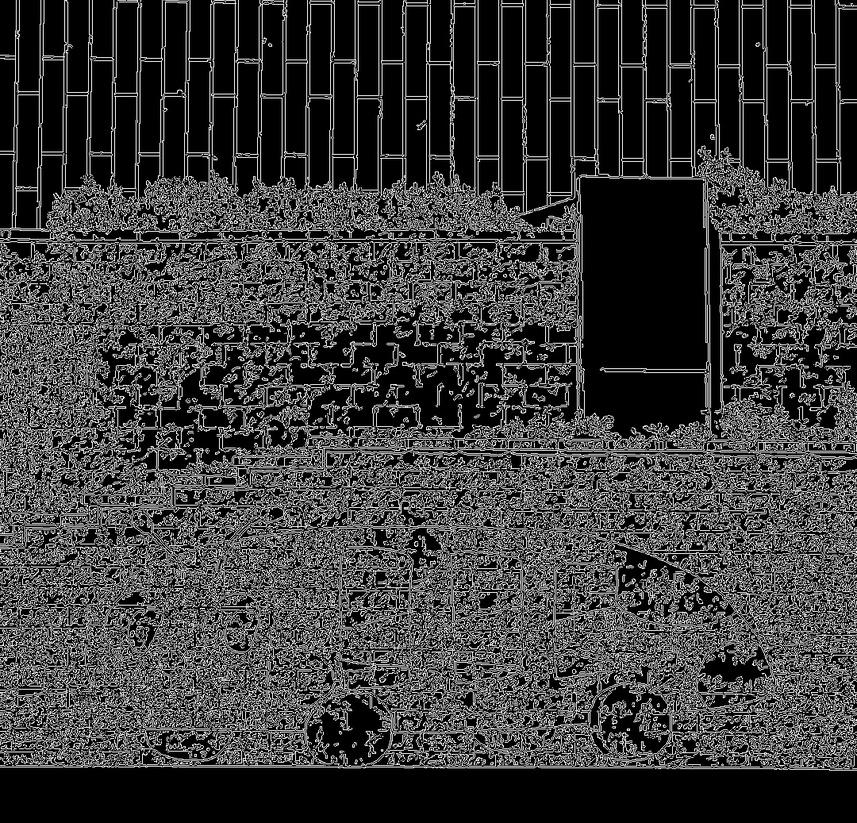
#> input picture bus.jpeg, 857 x 823 px, shrunk from 1080 x 1037 before the run, found by its file name
$ python 'boundary detection.py'
#> lines starting #> are read from the running program, lines starting #| are printed output that depends on the picture
import cv2
import os

# 경로 설정
input_path = os.path.expanduser("~/Desktop/open/bus.jpeg")
output_path = os.path.expanduser("~/Desktop/open/bus.jpeg")

try:
    # 이미지 읽기
    image = cv2.imread(input_path)
#> image is the input picture: shape (823, 857, 3); min 0, max 255, mean 59.3
    if image is None:
        raise FileNotFoundError(f"Error: Could not read image from {input_path}")

    # 경계 감지 적용
    edges = cv2.Canny(image, 100, 200)
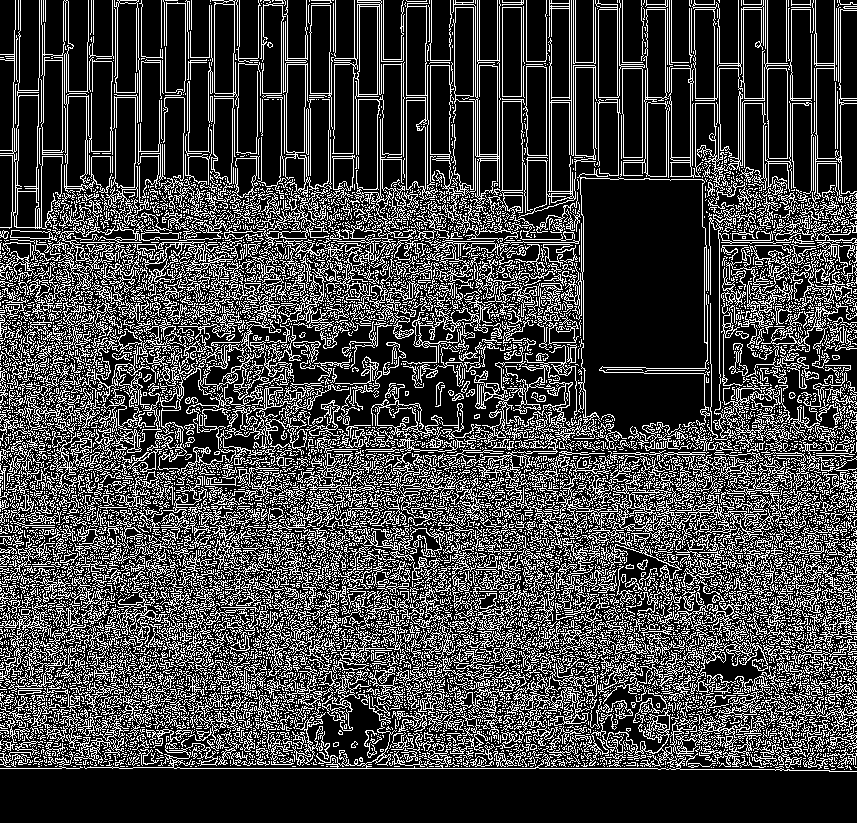
#> edges: shape (823, 857); 26.4% white in thin lines or dots

    # 결과 저장
    cv2.imwrite(output_path, edges)
    print(f"Edge-detected image saved to {output_path}")

except FileNotFoundError as e:
    print(e)
except Exception as e:
    print(f"An unexpected error occurred: {e}")
